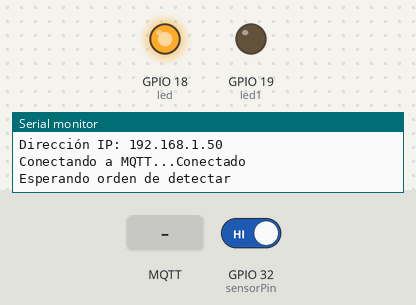
A sketch run on a simulated ESP32. Parts: output pins drawn as LEDs (lit = HIGH), the last lines printed to the serial monitor. The inputs (shaded band) are chosen by the test bench; at power-on: GPIO 32 (sensorPin) HIGH. WiFi joins after 1.5 s; servers stay silent unless stated; the local clock reads 2024-03-15 10:24:30 at power-on unless the sketch sets it; no MQTT or app messages arrive unless stated.

Above: at 4.2 s.
4.3 s: MQTT message "1" arrives on the first subscribed topic
6.0 s: GPIO 32 (sensorPin) driven LOW
At 7.1 s:
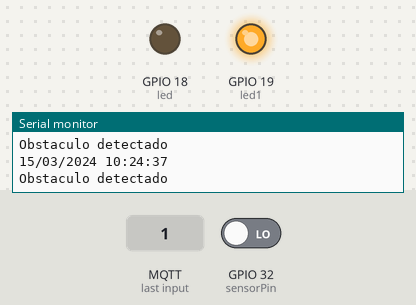
7.5 s: GPIO 32 (sensorPin) driven HIGH
At 8.3 s:
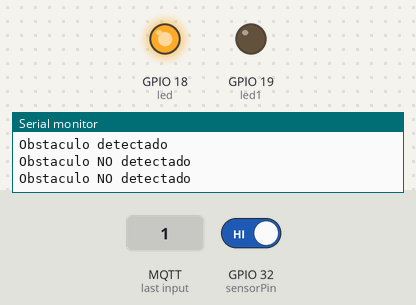
9.0 s: MQTT message "0" arrives on the first subscribed topic
10.5 s: MQTT message "on" arrives on the first subscribed topic
Timing chart, 0 to 13.0 s (numbered marks = the images above; inputs shaded):
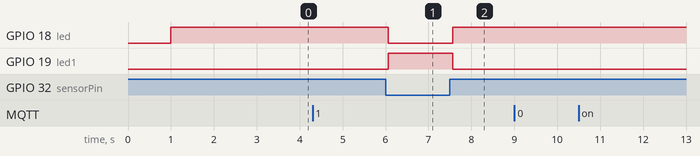

Measured:
- after the input at 6.0 s, GPIO 18 (led): HIGH → LOW after 0.06 s; GPIO 19 (led1): LOW → HIGH after 0.06 s
- after the input at 7.5 s, GPIO 18 (led): LOW → HIGH after 0.06 s; GPIO 19 (led1): HIGH → LOW after 0.06 s

The sketch:

proyecto.ino
```cpp
#include <WiFi.h>
#include "time.h"
#include <stdint.h>
#include <PubSubClient.h>

//sensor
int32_t sensorPin = 32;
#define led 18
#define led1 19

int32_t button = 0;

//WIFI
//const char* ssid = "iPhone";
//const char* password = "biterkas";
const char* ssid = "DIGIFIBRA-PLUS-TZfC";
const char* password = "3yHcu7GKQ2H3";
//const char* ssid = "ALUMNOS_CICLOS";
//const char* password = "Ciclos2025sz?";

//servidor para fecha y hora
const char* ntpServer = "es.pool.ntp.org";

//zona horaria
const int32_t gmtOffset_sec = 3600;

//horario de verano
const int32_t daylightOffset_sec = 3600;

//Estructura para trabajar con ntp
struct tm timeinfo;

//MQTT
const char* mqtt_username = "leire1";
const char* mqtt_password = "1357";
const char* mqtt_server = "broker.emqx.io";
const int mqtt_port = 1883;

WiFiClient espClient;
PubSubClient mqtt_client(espClient);
void callback(char* topic, byte* payload, unsigned int lenght){
  Serial.print("Mensaje recibido en el tópico:");
  Serial.println(topic);

  String message;
  for(unsigned int i = 0; i < lenght; i++){
    message += (char)payload[i];
  }

  Serial.print("Mensaje: ");
  Serial.println(message);

  if(message == "1"){
    Serial.println("ON");
    button = 1;
  }

  else if(message == "0"){
    Serial.println("OFF");
    button = 1;
  }
}

void reconnect(){

while(!mqtt_client.connected()){
  Serial.print("Conectando a MQTT...");
  String client_id ="esp32-client-" + String(WiFi.macAddress());
  //if(mqtt_client.connect(client_id.c_str(), mqtt_username, mqtt_password)){
    if (mqtt_client.connect(client_id.c_str())) {
    Serial.println("Conectado");
    mqtt_client.subscribe("sensor/boton");
  }
  else{
    Serial.print("Error, código: ");
    Serial.println(mqtt_client.state());
    delay(1000);
  }
}
}

void setup() {
  Serial.begin(115200);
  // sensor y leds
    pinMode(sensorPin, INPUT);
  delay(1000);
  pinMode(led, OUTPUT);
  pinMode(led1, OUTPUT);
  digitalWrite(led, HIGH);
  digitalWrite(led1, LOW);

  // Conexión wifi
  Serial.println("Conectando a Wifi...");
  WiFi.begin(ssid, password);

//comprobar que el tiempo de conexion es menor que 15s para ver si conecta el wifi
uint32_t conectingTime = millis();

while (WiFi.status() != WL_CONNECTED && millis() - conectingTime < 15000) {
    Serial.print(".");
    delay(1000);
}

if (WiFi.status() != WL_CONNECTED) {
    Serial.println("\nERROR: No se pudo conectar al WiFi.");
} else {
    Serial.println("\nConexión WiFi establecida.");
    Serial.print("Dirección IP: ");
    Serial.println(WiFi.localIP());
}


  // Fecha y hora
  configTime(gmtOffset_sec, daylightOffset_sec, ntpServer);

  // Configurar MQTT
  mqtt_client.setServer(mqtt_server, mqtt_port);
  mqtt_client.setCallback(callback);


}

void loop() {
  mqtt_client.loop();
  int32_t value = 0;
  value = digitalRead(sensorPin);

  if (!mqtt_client.connected()) {
    reconnect();
  }
  if(button == 1){
   if(value == LOW){
     if (getLocalTime(&timeinfo)) {
       Serial.println(&timeinfo, "%d/%m/%Y %H:%M:%S");
       String currentTime =
        String(timeinfo.tm_mday) + "/" + String(timeinfo.tm_mon + 1) + "/" + String(timeinfo.tm_year + 1900) + " " + String(timeinfo.tm_hour)
        + ":" +  String(timeinfo.tm_min) + ":" + String(timeinfo.tm_sec);
      //  mqtt_client.publish("sensor/hora", currentTime.c_str());
       Serial.println("Obstaculo detectado");
        //display.println("Obstaculo detectado");
        digitalWrite(led, LOW);
        digitalWrite(led1, HIGH);
        mqtt_client.loop(); //procesa mensajes MQTT
       if(mqtt_client.connected()){
           mqtt_client.publish("sensor/hora", currentTime.c_str());
       }

      }
    }else{
     Serial.println("Obstaculo NO detectado");
     digitalWrite(led1, LOW);
     digitalWrite(led, HIGH);
    }
  } else{
    Serial.println("Esperando orden de detectar");
    delay(1000);
  }

  delay(500);
}
```
